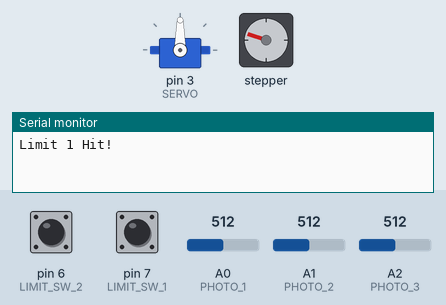
Recording of a sketch running on a simulated Arduino Uno, built with avr-gcc and run on an emulated ATmega328P. On the bench: servo, stepper motor, the last lines printed to the serial monitor. Inputs (shaded band) come from the test bench; at power-on: pin 6 (LIMIT_SW_2) LOW, pin 7 (LIMIT_SW_1) HIGH, A0 (PHOTO_1) = 512, A1 (PHOTO_2) = 512, A2 (PHOTO_3) = 512. Stepper angles assume 200 steps per turn.

Above: at 1.4 s.
1.5 s: pin 6 (LIMIT_SW_2) pulled HIGH for 0.35 s
At 2.26 s:
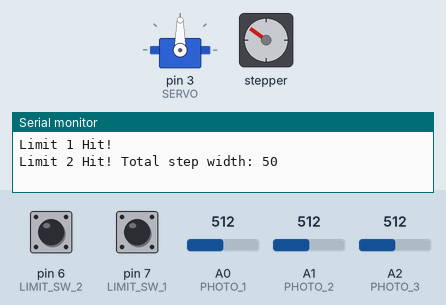
At 10.7 s:
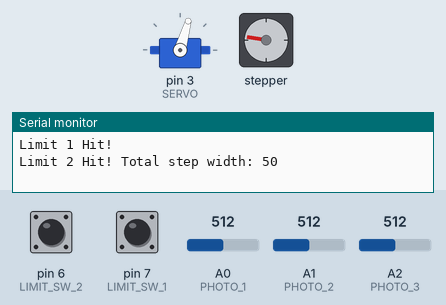
Timing chart, 0 to 12.2 s (numbered marks = the images above; inputs shaded):
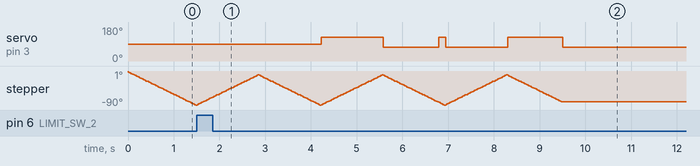

The sketch:

EcTemplateSketch.ino
```cpp
#include <Stepper.h>
#include <Servo.h>

const int stepsPerRevolution = 200;

#define CAL_STEP_SIZE 10
#define CAL_SPEED 10

#define NUM_SLOTS 10
#define LIMIT_SW_1 7
#define LIMIT_SW_2 6

#define SERVO 3
#define SERVO_UP 127
#define SERVO_DOWN 74

#define PHOTO_1 A0
#define PHOTO_2 A1
#define PHOTO_3 A2
#define MIN_PHOTO_DIFF 200

Stepper stepper(stepsPerRevolution, 8, 9, 10, 11);
Servo servo;
int state = 0;
int currentSlot = 0;
int n = 0;
int slotVals[10];

int totalStepWidth = 0;

void setup()
{
  Serial.begin(9600);

  pinMode(LIMIT_SW_1, INPUT);
  pinMode(LIMIT_SW_2, INPUT);

  stepper.setSpeed(CAL_SPEED);
  servo.attach(SERVO);
}

int sorterReadValue(int slot)
{
  return slotVals[slot];
}

int gotoSlot( int slot )
{
  stepper.step( (slot-currentSlot) * (totalStepWidth/NUM_SLOTS) );
  currentSlot = slot;
}

int sorterSwap(int slotA, int slotB)
{
  gotoSlot( slotA );
  servo.write( SERVO_UP );
  gotoSlot( 9 );
  servo.write( SERVO_DOWN );
  gotoSlot( slotB );
  servo.write( SERVO_UP );
  gotoSlot( slotA );
  servo.write( SERVO_DOWN );
  gotoSlot( 9 );
  servo.write( SERVO_UP );
  gotoSlot( slotB );
  servo.write( SERVO_DOWN );
  int tmp = slotVals[slotA];
  slotVals[slotA] = slotVals[slotB];
  slotVals[slotB] = tmp;
}

int p1, p2, p3, max, min, mid;

void loop()
{
  switch(state)
  {
    case 0: // calibration: start
      if( digitalRead(LIMIT_SW_1) == LOW ) {
        stepper.step(CAL_STEP_SIZE);
      }
      else{
        totalStepWidth = 0;
        state = 1;
        Serial.println("Limit 1 Hit!");
      }
      break;
    case 1: // calibration: measure length
      if( digitalRead(LIMIT_SW_2) == LOW ) {
        stepper.step(-CAL_STEP_SIZE);
        totalStepWidth += CAL_STEP_SIZE;
      }
      else{
        Serial.print("Limit 2 Hit! Total step width: ");
        Serial.println(totalStepWidth);
        currentSlot = 0;
        state = 2;
      }
      break;
    case 2: // read in slot values
      p1 = analogRead(PHOTO_1);
      p2 = analogRead(PHOTO_2);
      p3 = analogRead(PHOTO_3);
      max = max(p1, max(p2, p3));
      min = min(p1, min(p2, p3));
      if(max-min > MIN_PHOTO_DIFF)
      {
        mid = (max-min)/2;
        p1 = p1 > mid ? 1 : 0;
        p2 = p2 > mid ? 1 : 0;
        p3 = p3 > mid ? 1 : 0;
      } else {
        p1 = p2 = p3 = 0;
      }
      slotVals[currentSlot] = (p1 << 2) | (p2 << 1) | p3;
      state = currentSlot < NUM_SLOTS-1 ? 3 : 4;
      break;
    case 3: // move to next slot
      stepper.step(totalStepWidth/NUM_SLOTS);
      currentSlot++;
      state = 2;
      break;
    case 4: // run sort
      n = currentSlot;
      sort(n);
      state = 5;
    case 5: // done
      delay(10);
      break;
  }

}


// *******************************************************************************
// ***************** Edit This Function To Implement Sorting *********************
// *******************************************************************************
// Fuctions you can use:
//
// int sorterReadValue(int slot) ;
// Will return the value currrent in the passed in slot index
// Example: int value = sorterReadValue( 3 );
//
// int sorterSwap(int slotA, int slotB) ;
// Will run a sequence that will swap the values of the two passed in slot indexes
// Example: sorterSwap( 1, 2 );
//
void sort(int n)
{
  sorterSwap( 0, 1 ); // as a demonstration, the robot will swap the frist two values (tiles)
}
// *******************************************************************************
```

Measured:
- after the input at 1.5 s, servo on pin 3 (SERVO): goes 127° 1.4 s, 74° 1.2 s, 127° 0.15 s, 74° 1.4 s, 127° 1.2 s, then 74°, starting after 2.7 s
